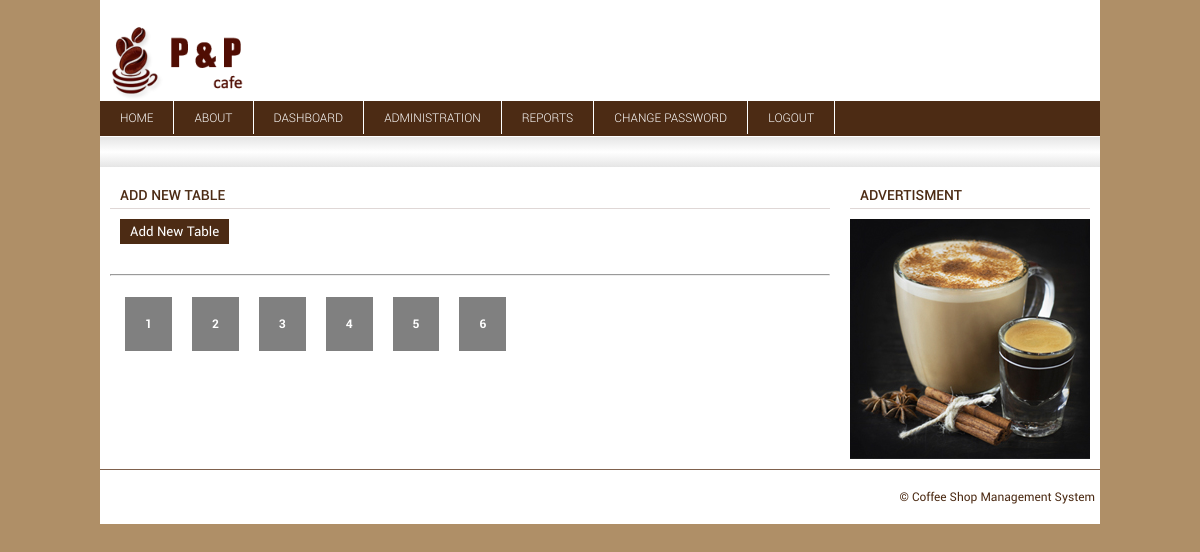
Page /Admin/AddTable.php (signed in) on the committed database.
### tables this page shows
CREATE TABLE `csms_table` (
  `tid` int(11) NOT NULL,
  `tstatus` int(11) NOT NULL
);

### Admin/AddTable.php (the view, shortened to what this page needs)
<!DOCTYPE html>
<html>
	<head>
		<link rel="stylesheet" href="../Style/style.css" type="text/css" />
	</head>
	<body>
		<?php
		include_once("config.php");
		?>
		<div id="main_wrap">
			<div id="header">
				<div id="header_left"></div>
				<div id="header_right">
					info@csms.com <br/>
				</div>
			</div>
			<?php include_once("menu.php"); ?>
			<div class="sep_div1"></div>
			<div id="divider1">
			</div>
			<div id="main_content">
				 <div id="cont_left">
					<div class="cont_header txt1">ADD NEW TABLE</div>
					<div id="admin_main">
					<form action="" method="post" name="addtab" id="addtab" onsubmit="return cnfrm()">
						<input type="submit" name="sub" class="sub" id="addtab" value="Add New Table"/>
					</form>
					</div>
					<br/>
					<hr/>
					<div class="tab_view">
						<?php
							$tsql=mysqli_query($con,"select * from csms_table");
							if(mysqli_num_rows($tsql)==0)
							{
								echo "No Table Found";
							}
							else
							{
								while($arr=mysqli_fetch_row($tsql))
								{
									$bg1="";
									if($arr[1]==1){$bg1="#4c2b14";}else{$bg1="a09f9f";}
									echo "<div class='each_tab' style='background:$bg1'> $arr[0] </div>";
								}
							}
						?>
					</div>
				 </div>
				 <div id="cont_right">
					<div class="cont_header txt1">ADVERTISMENT</div>
					<div class="space10"></div>
					<div class="adv1"><img src="../Images/coffee3.JPG"/></div>
				 </div>
			</div>
			<div class="sep_div2"></div>
			<div id="footer"> &copy; Coffee Shop Management System</div>
		</div>
	</body>
</html>

### Style/style.css (style rules this page uses)
body { margin:0px;padding:0px;background:#af8f67;font-family:VTHRegular;font-size:12px; }
h1,h2,h3,h4,h5,h6,p,table,ul,ol,li,form { margin:0px;padding:0px; }
.space10 { height:10px;clear:both; }
#main_wrap { overflow:auto;width:1000px;margin:0 auto;background:white; }
#header { padding:20px 0px;height:60px;background:#ffffff; }
#header_left { float:left;height:80px;width:160px; background-image:url(../Images/newlogo.PNG);background-size:100%; background-repeat:no-repeat; background-position:center center; }
#header_right { float:right;text-align:right;color:white;padding:15px 5px;font-family:VTHLight;letter-spacing:1px; }
.sep_div1 { height:1px;background:white; }
.sep_div2 { height:1px;background:#7f614d; }
#divider1 { clear:both;height:30px; background: #e5e5e5; background: -moz-linear-gradient(top, #e5e5e5 0%, #ffffff 50%, #e5e5e5 100%); background: -webkit-linear-gradient(top, #e5e5e5 0%,#ffffff 50%,#e5e5e5 100%); background: linear-gradient(to bottom, #e5e5e5 0%,#ffffff 50%,#e5e5e5 100%); }
#main_content { overflow:auto;padding:10px;width:980px;text-align:justify; }
#cont_left { float:left;overflow:auto;width:720px; }
#cont_right { float:right;overflow:auto;width:240px; }
.cont_header { border-bottom:1px solid #dfd7d6;padding:10px 0px 5px 10px; }
.txt1 { font-size:14px;color:#4c2b14;font-family:VTHMedium; }
.adv1 { height:240px;width:240px; }
#footer { padding:20px 5px;width:990px;text-align:right;color:#4c2b14 }
.sub { cursor:pointer;background:#4c2b14;margin:0px 10px 0px 0px;border:0px;outline:0px;padding:5px 10px;color:white;font-family:VTHRegular; }
#admin_main { overflow:auto;padding:10px;text-align:justify; }
.tab_view { padding:5px;overflow:auto; }
.each_tab { float:left;padding:20px;background:grey;margin:10px;text-align:center; color:white;font-family:VTHBold;cursor:pointer; }

### rows in the picture
csms_table: tid "1"
csms_table: tid "2"
csms_table: tid "3"
csms_table: tid "4"
csms_table: tid "5"
csms_table: tid "6"
